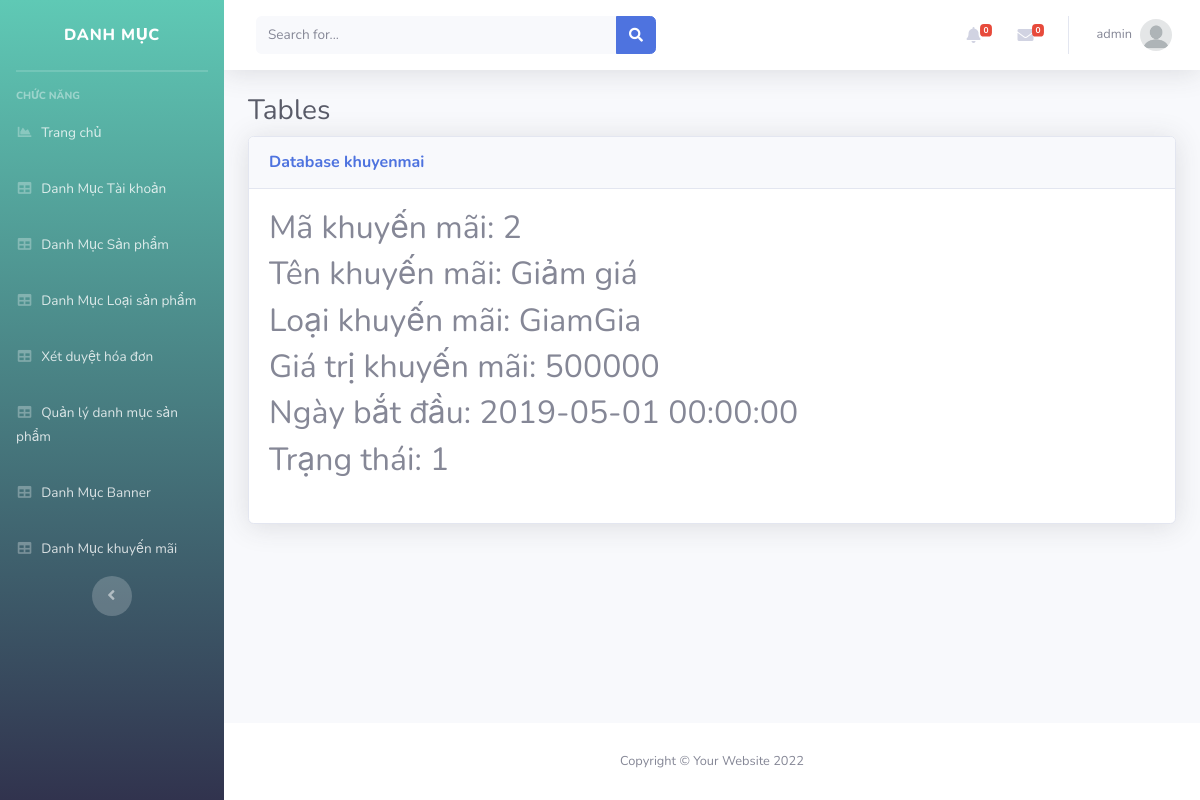
The page /Admin/index.php?mod=khuyenmai&act=detail&id=2 (signed in) on the database as committed earlier.
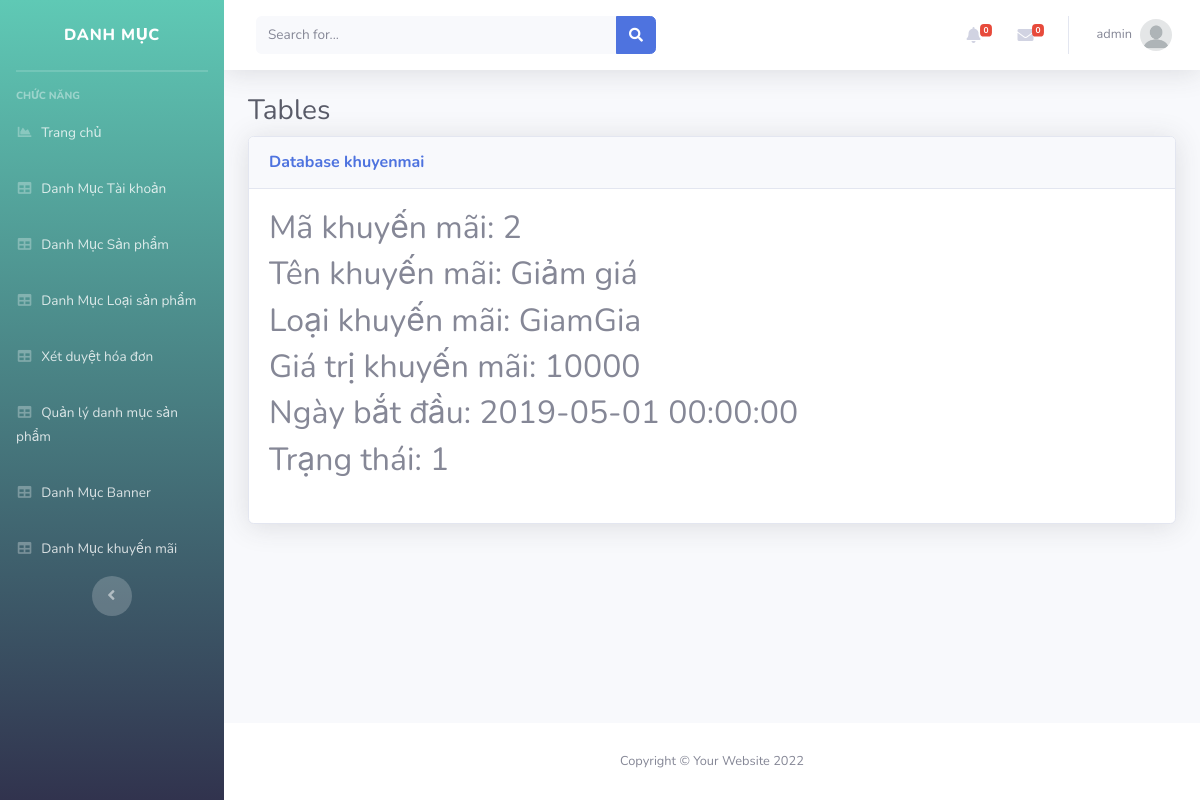
The same page on the database as committed later.
### tables this page shows
CREATE TABLE `khuyenmai` (
  `MaKM` int(11) NOT NULL,
  `TenKM` varchar(100) NOT NULL,
  `LoaiKM` varchar(20) NOT NULL,
  `GiaTriKM` float(11,0) NOT NULL,
  `NgayBD` datetime NOT NULL,
  `TrangThai` int(11) NOT NULL
);

### Admin/MVC/controllers/KhuyenmaiController.php (called while the page is built, shortened)
<?php
class KhuyenmaiController
{
	var $khuyenmai_model;
	function __construct()
	{
		$this->khuyenmai_model = new khuyenmai();
	}
	public function detail()
	{
		$id = isset($_GET['id']) ? $_GET['id'] : 5;
		$data = $this->khuyenmai_model->find($id);
		require_once("MVC/Views/Admin/index.php");
	}
}

### Admin/MVC/Models/connection.php (called while the page is built, shortened)
<?php
    class Connection{
        function __construct()
        {
            $severname ="localhost";
            $username ="root";
            $password ="";
            $db_name ="shopbansach";
            $this->conn = new mysqli($severname,$username,$password,$db_name);
        }
    }
?>

### Admin/MVC/Models/model.php (called while the page is built, shortened)
<?php
require_once("connection.php");
class Model
{
    var $conn;
    var $table;
    var $contens;
    function __construct()
    {
        $conn_obj = new Connection();
        $this->conn = $conn_obj->conn;
    }
    function find($id)
    {
        $query = "select * from $this->table where $this->contens =$id";
        return $this->conn->query($query)->fetch_assoc();
    }
}

### Admin/MVC/Views/khuyenmai/detail.php (the view)
<table class="table table-bordered" id="dataTable" width="100%" cellspacing="0">
<?php if(isset($data) and $data != null) { ?>
    <h2>Mã khuyến mãi: <?= $data['MaKM'] ?></h2>
    <h2>Tên khuyến mãi: <?= $data['TenKM'] ?></h2>
    <h2>Loại khuyến mãi: <?= $data['LoaiKM'] ?></h2>
    <h2>Giá trị khuyến mãi: <?= $data['GiaTriKM'] ?></h2>
    <h2>Ngày bắt đầu: <?= $data['NgayBD'] ?></h2>
    <h2>Trạng thái: <?= $data['TrangThai'] ?></h2>
<?php } ?>
</table>

Rows that differ between the two databases and show on the page:
changed khuyenmai "Giảm giá": GiaTriKM "500000" → "10000"
